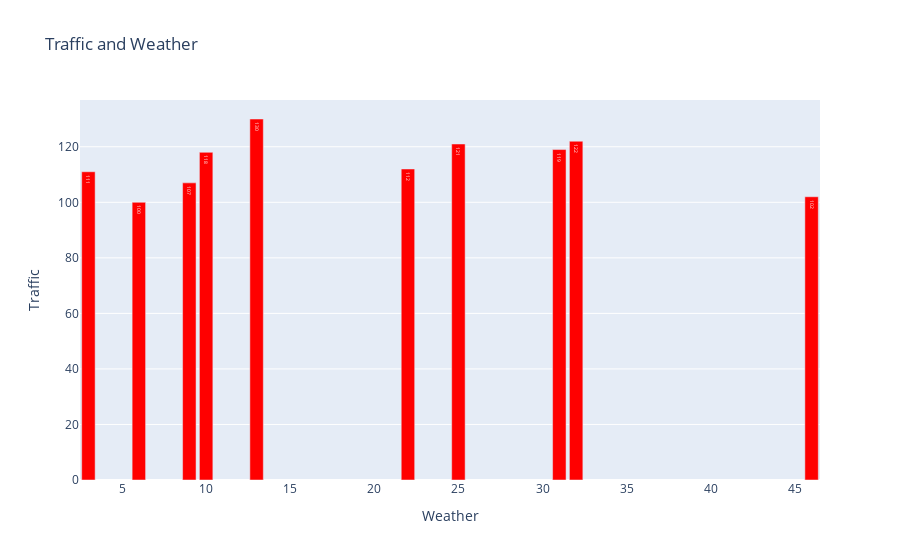

Write notebook code for a chart like this one.
### Code cell
import plotly.graph_objects as go
item_popularity=df.groupby('Weather')['Traffic'].sum().sort_values(ascending=False)
top=10
fig=go.Figure()
fig.add_trace(go.Bar(x=item_popularity.index[:top],y=item_popularity.values[:top],text=item_popularity.values[:top],textposition="auto",marker=dict(color="red")))
fig.update_layout(title="Traffic and Weather",xaxis_title='Weather',yaxis_title="Traffic")
fig.show()

### Figure 1 — Plotly figure (JSON) as saved in the notebook; plotly's stock layout.template omitted (floating-point values rounded to 4 significant figures)
{"data": [{"marker": {"color": "red"}, "text": [130, 122, 121, 119, 118, 112, 111, 107, 102, 100], "textposition": "auto", "type": "bar", "x": [13, 32, 25, 31, 10, 22, 3, 9, 46, 6], "y": [130, 122, 121, 119, 118, 112, 111, 107, 102, 100]}], "layout": {"autosize": true, "title": {"text": "Traffic and Weather"}, "xaxis": {"autorange": true, "range": [2.5, 46.5], "title": {"text": "Weather"}, "type": "linear"}, "yaxis": {"autorange": true, "range": [0, 136.8], "title": {"text": "Traffic"}, "type": "linear"}}}
